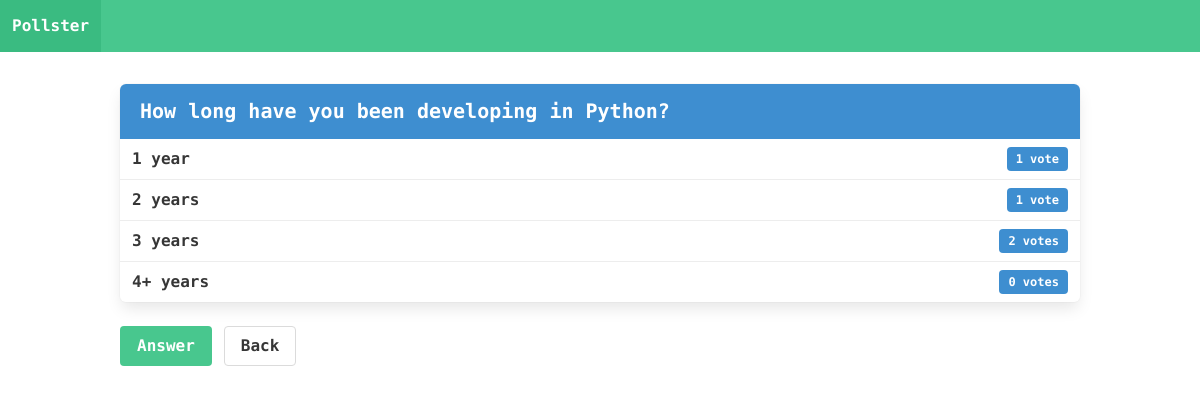
The app's page /polls/2/results/ with its own data.
### polls/models.py (models this page shows, shortened)
class Question(models.Model):
    question_text = models.CharField(max_length=200)
    pub_date = models.DateTimeField('date published')

class Choice(models.Model):
    question = models.ForeignKey(Question, on_delete=models.CASCADE)
    choice_text = models.CharField(max_length=200)
    votes = models.IntegerField(default=0)

### polls/views.py (the view)
# urls.py: path('<int:question_id>/results/', views.results, name='results'),
def results(request, question_id):
    question = get_object_or_404(Question, pk=question_id)
    return render(request, 'polls/results.html', { 'question': question })

### templates/polls/results.html
{% extends 'base.html'%} {% block content %}
<article class="panel is-info">
  <p class="panel-heading">
    {{ question.question_text }}
  </p>
  {% for choice in question.choice_set.all %}
  <a class="panel-block is-active">
    <div
      style="display: flex; justify-content: space-between; width: 100%; align-items: center"
    >
      <p class="is-5">{{ choice.choice_text }}</p>
      <span class="tag is-info"
        >{{ choice.votes }} vote{{ choice.votes | pluralize }}</span
      >
    </div>
  </a>
  {% endfor %}
</article>
<div class="field is-grouped">
  <p class="control">
    <a href="{% url 'polls:poll' question.id %}" class="button is-success">Answer</a>
  </p>
  <p class="control">
    <a href="{% url 'polls:index' %}" class="button">
      Back
    </a>
  </p>
</div>
{% endblock %}

### templates/base.html (shortened to what this page needs)
<!DOCTYPE html>
<html lang="en">
  <head>
    <link
      rel="stylesheet"
      href="https://cdn.jsdelivr.net/npm/bulma@0.8.0/css/bulma.min.css"
    />
  </head>
  <body>
    {% include 'partials/_navbar.html' %}
    <div class="container">
      <div class="row">
        <div class="col-md-6 m-auto">
          {% block content %}{% endblock %}
        </div>
      </div>
    </div>
  </body>
</html>

### templates/partials/_navbar.html
<nav class="navbar is-success" role="navigation" aria-label="main navigation" style="margin-bottom:2em">
  <div class="navbar-brand">
    <a class="navbar-item" href="/">
      Pollster
    </a>
  </div>
</nav>

### templates/base.html (style rules this page uses)
body { font-family: 'Fira Code', monospace; font-weight: 700 !important; }

### records on screen
Question: question_text "How long have you been developing in Python?"
Choice: choice_text "1 year", votes "1"
Choice: choice_text "2 years", votes "1"
Choice: choice_text "3 years", votes "2", votes|pluralize "s"
Choice: choice_text "4+ years", votes "0", votes|pluralize "s"
